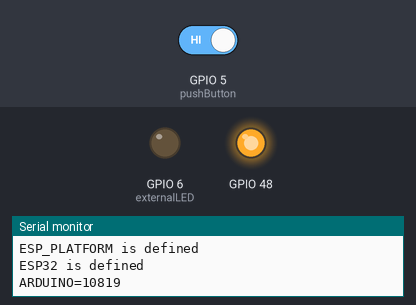
Simulated run of this sketch. Board: ESP32-S3. Parts: output pins drawn as LEDs (lit = HIGH), the last lines printed to the serial monitor. The inputs (shaded band) are chosen by the test bench; at power-on: GPIO 5 (pushButton) HIGH.

Above: at 7.8 s.
7.9 s: GPIO 5 (pushButton) driven LOW
At 14.5 s:
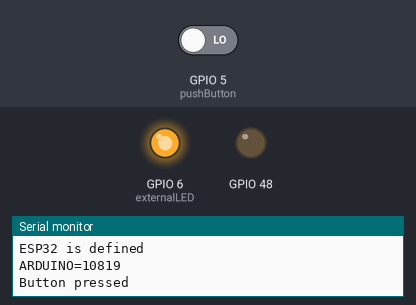
15.5 s: GPIO 5 (pushButton) driven HIGH
At 19.5 s:
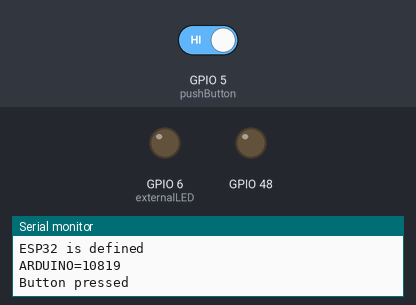
Timing chart, 0 to 28.5 s (numbered marks = the images above; inputs shaded):
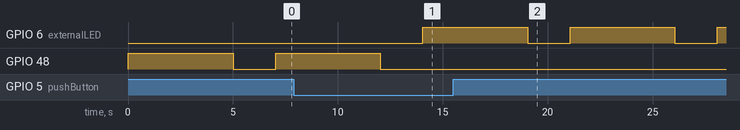

The sketch:

sketch.ino
```cpp
// sketch.ino
// main entry points

#include <Arduino.h>
#include <esp_log.h>


// to blink or not to blink...
bool doBlinking = true;
bool printMac = true;
char macStr[18] = { 0 };
int pushButton = 5, externalLED = 6;

void setup() {
  Serial.begin(115200);
  Serial.println("arduino started");
  pinMode(LED_BUILTIN, OUTPUT);
  pinMode(externalLED, OUTPUT);
  pinMode(pushButton, INPUT_PULLUP);
} // setup

void loop() {
  Serial.printf("\nahem, hello I am Andreas (merged bin) world\n");

  #ifdef ESP_IDF_VERSION_MAJOR
    Serial.printf( // IDF version
      "IDF version: %d.%d.%d\n",
      ESP_IDF_VERSION_MAJOR, ESP_IDF_VERSION_MINOR, ESP_IDF_VERSION_PATCH
    );
  #endif
  #ifdef ESP_ARDUINO_VERSION_MAJOR
    Serial.printf(
      "ESP_ARDUINO_VERSION_MAJOR=%d; MINOR=%d; PATCH=%d\n",
      ESP_ARDUINO_VERSION_MAJOR, ESP_ARDUINO_VERSION_MINOR,
      ESP_ARDUINO_VERSION_PATCH
    );
  #endif
  #ifdef ARDUINO_FEATHER_ESP32
    Serial.printf("ARDUINO_FEATHER_ESP32 is defined\n");
  #endif
  #ifdef ARDUINO_ARCH_ESP32
    Serial.printf("ARDUINO_ARCH_ESP32 is defined\n");
  #endif
  #if CONFIG_IDF_TARGET_ESP32
    Serial.printf("CONFIG_IDF_TARGET_ESP32\n");
  #endif
  #if CONFIG_IDF_TARGET_ESP32S3
    Serial.printf("CONFIG_IDF_TARGET_ESP32S3\n");
  #endif
  #ifdef ESP_PLATFORM
    Serial.printf("ESP_PLATFORM is defined\n");
  #endif
  #ifdef ESP32
    Serial.printf("ESP32 is defined\n");
  #endif
  #ifdef IDF_VER
    Serial.printf("IDF_VER=%s\n", IDF_VER);
  #endif
  #ifdef ARDUINO
    Serial.printf("ARDUINO=%d\n", ARDUINO);
  #endif
  #ifdef ARDUINO_BOARD
    Serial.printf("ARDUINO_BOARD=%s\n", ARDUINO_BOARD);
  #endif
  #ifdef ARDUINO_VARIANT
    Serial.printf("ARDUINO_VARIANT=%s\n", ARDUINO_VARIANT);
  #endif
  #ifdef ARDUINO_SERIAL_PORT
    Serial.printf("ARDUINO_SERIAL_PORT=%d\n", ARDUINO_SERIAL_PORT);
  #endif

  if (digitalRead(pushButton) == LOW){
    Serial.printf("Button pressed\n");
    doBlinking = !doBlinking;
  }


  if(doBlinking) {
    digitalWrite(LED_BUILTIN, HIGH);
    delay(5000);
    digitalWrite(LED_BUILTIN, LOW);
    delay(2000);
  }
  else{
    digitalWrite(externalLED, HIGH);
    delay(5000);
    digitalWrite(externalLED, LOW);
    delay(2000);
  }

  Serial.printf("Button pressed: %d\n", digitalRead(pushButton));

  if (printMac) {
    esp_read_mac((uint8_t *)macStr, ESP_MAC_WIFI_STA);
    Serial.printf("MAC address: %s\n", macStr);

  }
} // loop
```

Measured:
- after the input at 7.9 s, GPIO 6 (externalLED): LOW → HIGH after 6.2 s; GPIO 48: goes on until 12.0 s, then stays LOW
- after the input at 15.5 s, GPIO 48: stays LOW (without the input it goes to HIGH after 5.6 s)
